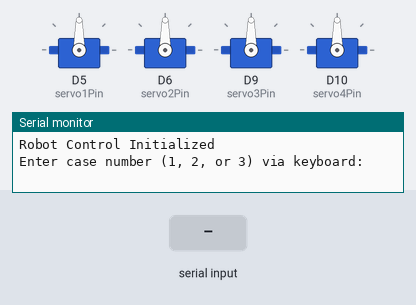
The sketch below on a simulated Arduino MKR. Shown: 4 × servo, the last lines printed to the serial monitor. The test bench sets the inputs (shaded band).

Above: at 1.2 s.
1.3 s: "2" received over Serial
At 1.76 s:
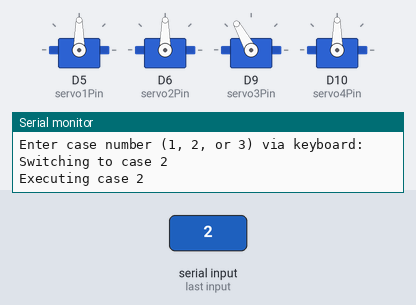
4.3 s: "30,150\n" received over Serial
At 5.2 s:
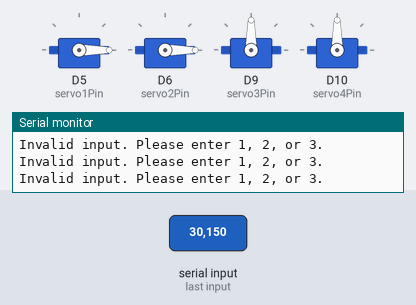
5.8 s: "3" received over Serial
At 7.0 s:
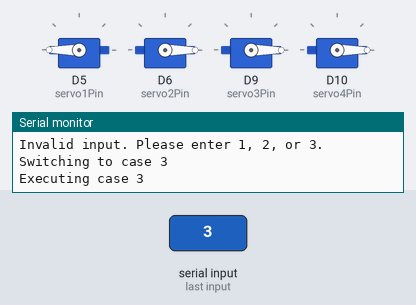
7.3 s: "2\n" received over Serial
At 7.45 s:
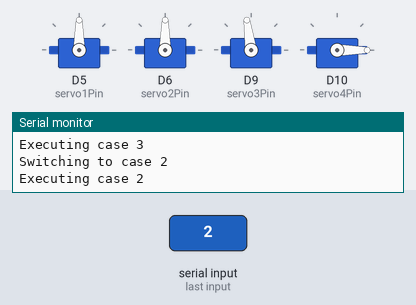
10.3 s: "1" received over Serial
At 11.5 s:
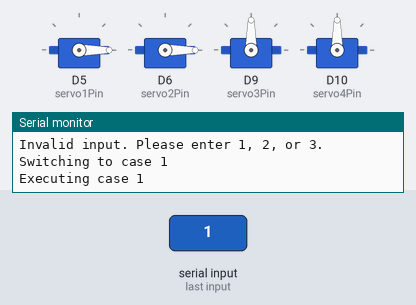
11.8 s: "3\n" received over Serial
At 12.7 s:
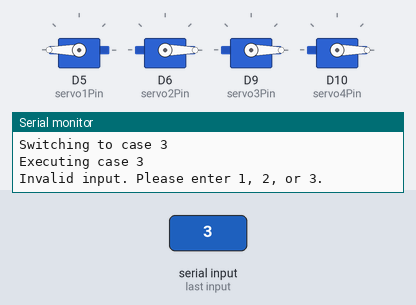
Timing chart, 0 to 14.3 s (numbered marks = the images above; inputs shaded):
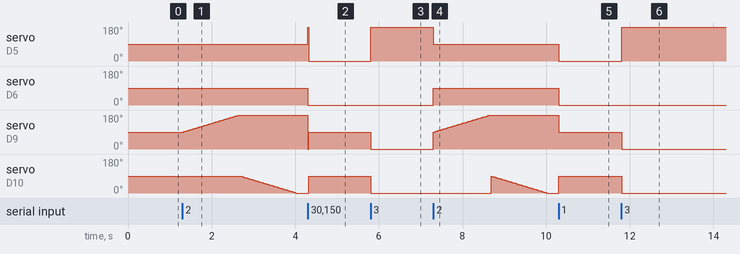

Measured:
- after the input at 1.3 s, servo on D9 (servo3Pin): moves from 90° to 180° over 1.3 s, starting at once; servo on D10 (servo4Pin): moves from 90° to 0° over 1.3 s, starting after 1.4 s
- after the input at 4.3 s, servo on D5 (servo1Pin), servo on D6 (servo2Pin): 90° → 0° at once; servo on D9 (servo3Pin): 180° → 90° at once; servo on D10 (servo4Pin): 0° → 90° at once
- after the input at 5.8 s, servo on D5 (servo1Pin): 0° → 180° at once; servo on D9 (servo3Pin), servo on D10 (servo4Pin): 90° → 0° at once
- after the input at 7.3 s, servo on D5 (servo1Pin): 180° → 90° at once; servo on D6 (servo2Pin): 0° → 90° at once; servo on D9 (servo3Pin): moves from 0° to 180° over 1.4 s, starting at once
- after the input at 10.3 s, servo on D5 (servo1Pin), servo on D6 (servo2Pin): 90° → 0° at once; servo on D9 (servo3Pin): 180° → 90° at once; servo on D10 (servo4Pin): 0° → 90° at once
- after the input at 11.8 s, servo on D5 (servo1Pin): 0° → 180° at once; servo on D9 (servo3Pin), servo on D10 (servo4Pin): 90° → 0° at once

The sketch:

KeyboardInputControl_feb24a.ino
```cpp
#include <Servo.h>

// Create servo objects for four channels
Servo servo1;
Servo servo2;
Servo servo3;
Servo servo4;

// Define servo pins (adjust as needed)
const int servo1Pin = 5;
const int servo2Pin = 6;
const int servo3Pin = 9;
const int servo4Pin = 10;

// Control case variable (default case is 1)
int controlCase = 0;

void setup() {
  // Attach servos to their respective pins
  servo1.attach(servo1Pin);
  servo2.attach(servo2Pin);
  servo3.attach(servo3Pin);
  servo4.attach(servo4Pin);

  // Initialize Serial communication for keyboard input
  Serial.begin(9600);
  Serial.println("Robot Control Initialized");
  Serial.println("Enter case number (1, 2, or 3) via keyboard:");
}

void loop() {
  // Check for serial input to change the control case
  if (Serial.available() > 0) {
    char inChar = Serial.read();
    if (inChar == '1' || inChar == '2' || inChar == '3') {
      controlCase = inChar - '0'; // Convert char digit to integer
      Serial.print("Switching to case ");
      Serial.println(controlCase);
      executeControlCase(controlCase);
    } else {
      Serial.println("Invalid input. Please enter 1, 2, or 3.");
    }
  }
  // You can add other periodic tasks here if needed
}

void executeControlCase(int caseNum) {
  Serial.print("Executing case ");
  Serial.println(caseNum);

  switch (caseNum) {
    case 1:
      // Case 1: Land Control
      // For continuous rotation servos, values less than 90 or greater than 90 make them spin.
      servo1.write(0);   // spin in one direction
      servo2.write(0);   // spin in the same direction
      // Set servo3 and servo4 to maintain a neutral position (90°)
      servo3.write(90);
      servo4.write(90);   // need mounted in reverse direction
      break;

    case 2:
      // Case 2: Stop servo1 & servo2; servo3 sweeps from 90° to 180°, servo4 sweeps from 90° to 0°
      servo1.write(90);  // stop
      servo2.write(90);  // stop

      // Gradually sweep servo3 from 90° to 180°
      for (int pos = 90; pos <= 180; pos++) {
        servo3.write(pos);
        delay(15);  // adjust delay for smooth motion   //for better stop use millis() instead
      }

      // Gradually sweep servo4 from 90° to 0° (simulate moving from -90 to -180)
      for (int pos = 90; pos >= 0; pos--) {
        servo4.write(pos);
        delay(15);
      }
      break;

    case 3:
      // Case 3: servo3 and servo4 hold extreme positions; servo1 & servo2 spin in opposite directions
      servo3.write(0);  // set to extreme position (180°)
      servo4.write(0);    // set to extreme position (interpreted as -180°)

      // For continuous rotation: one spins clockwise, the other anticlockwise
      servo1.write(180);    // spin full speed in one direction
      servo2.write(0);  // spin full speed in the opposite direction
      break;

    default:
      // Default behavior: stop all servos
      servo1.write(90);
      servo2.write(90);
      servo3.write(90);
      servo4.write(90);
      break;
  }
}
```
